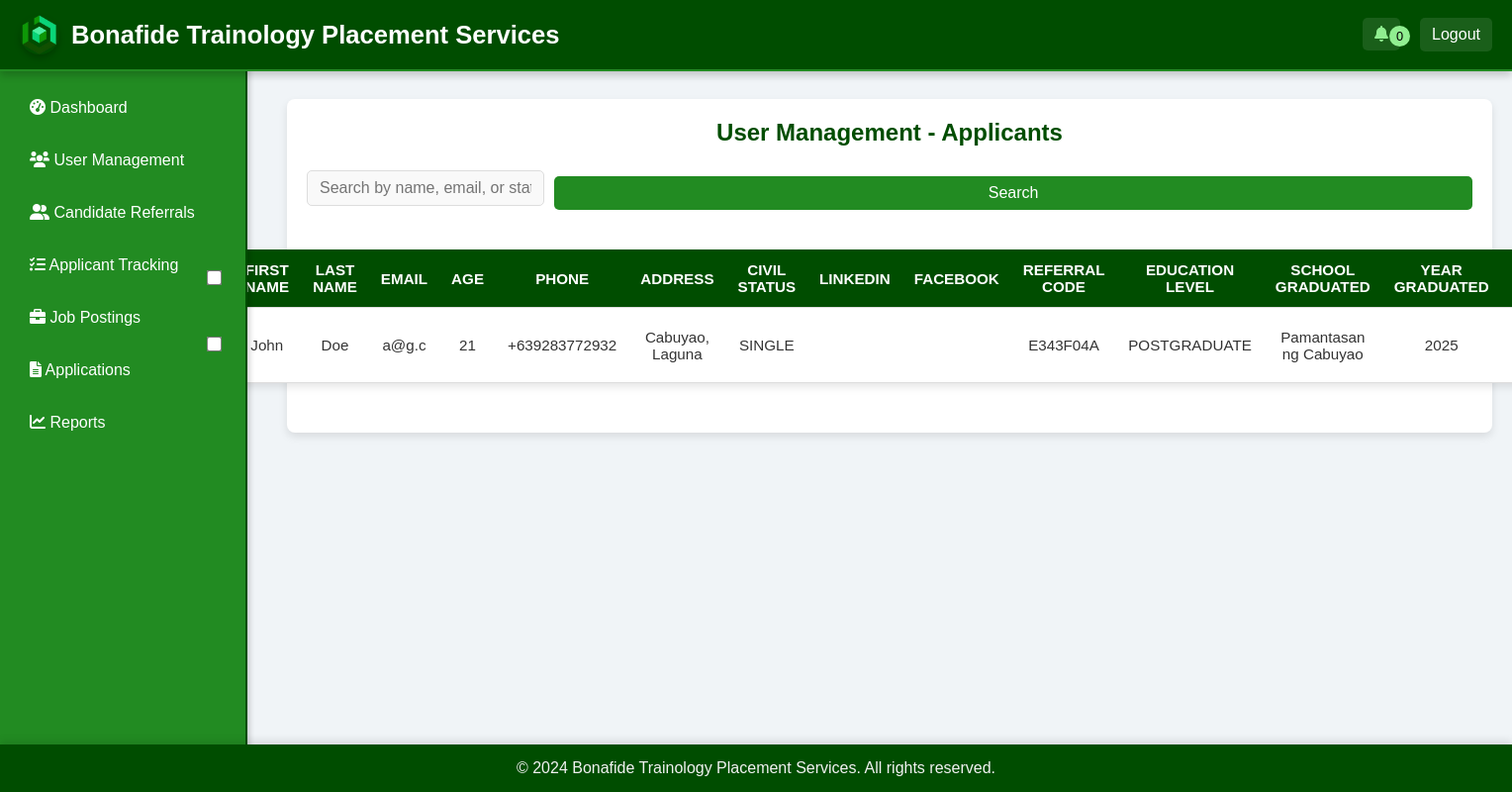
Screenshot of /recruiter/user_management.php (signed in) with the database file from the repository.
### tables this page shows
CREATE TABLE `profiles` (
  `profile_id` int(11) NOT NULL,
  `user_id` int(11) NOT NULL,
  `fname` varchar(100) NOT NULL,
  `lname` varchar(100) NOT NULL,
  `age` int(11) DEFAULT NULL,
  `phone` varchar(45) DEFAULT NULL,
  `address` varchar(255) DEFAULT NULL,
  `civil_status` varchar(45) DEFAULT NULL,
  `linkedin_link` varchar(255) DEFAULT NULL,
  `facebook_link` varchar(255) DEFAULT NULL,
  `referral_code` varchar(100) DEFAULT NULL,
  `education_level` enum('PRIMARY','SECONDARY','TERTIARY','POSTGRADUATE') DEFAULT NULL,
  `school_graduated` varchar(255) DEFAULT NULL,
  `year_graduated` varchar(4) DEFAULT NULL,
  `degree` varchar(255) DEFAULT NULL
);

CREATE TABLE `users` (
  `user_id` int(11) NOT NULL,
  `email` varchar(100) NOT NULL,
  `password` varchar(255) NOT NULL,
  `role` enum('APPLICANT','RECRUITER','USER_ADMIN') NOT NULL,
  `last_login` datetime DEFAULT NULL,
  `registration_date` datetime NOT NULL DEFAULT current_timestamp(),
  `status` enum('ACTIVE','INACTIVE','BANNED') DEFAULT 'INACTIVE',
  `verification_token` varchar(255) DEFAULT NULL
);

### db.php (called while the page is built, shortened)
<?php
function prepare_and_execute($conn, $sql, $types, ...$params) {
    $stmt = $conn->prepare($sql);
    if ($types && $params) {
        $stmt->bind_param($types, ...$params);
    }
    $stmt->execute();
    return $stmt;
}
?>

### recruiter/user_management.php (the view, shortened to what this page needs)
<?php
include '../db.php';
include 'header.php';
include 'sidebar.php';
$searchQuery = '';
$sortField = 'last_login';
$sortOrder = 'DESC';
$sql = "
    SELECT u.user_id, u.email, u.last_login, u.status,
           p.fname, p.lname, p.age, p.phone, p.address,
           p.civil_status, p.linkedin_link, p.facebook_link,
           p.referral_code, p.education_level, p.school_graduated, p.year_graduated
    FROM users u
    LEFT JOIN profiles p ON u.user_id = p.user_id
    WHERE u.role = 'APPLICANT'
    AND (u.email LIKE ? OR p.fname LIKE ? OR p.lname LIKE ?)
    ORDER BY $sortField $sortOrder
";
$searchTerm = "%$searchQuery%";
$stmt = prepare_and_execute($conn, $sql, 'sss', $searchTerm, $searchTerm, $searchTerm);
$results = $stmt->get_result();
?>
<!DOCTYPE html>
<html lang="en">
<head>
    <link rel="stylesheet" href="recruiter_styles.css">
</head>
<body class="user_management-main-content">
    <div class="user_management-content-area">
        <h2>User Management - Applicants</h2>
        <form method="GET" action="user_management.php">
            <input type="text" name="search" value="<?php echo htmlspecialchars($searchQuery); ?>" placeholder="Search by name, email, or status">
            <button type="submit">Search</button>
        </form>
        <form method="POST" action="user_management.php" id="emailForm">
            <div class="email-action">
                <button type="button" onclick="sendEmail()" class="btn btn-primary">Send Email</button>
            </div>
            <table>
                <thead>
                    <tr>
                        <th><input type="checkbox" id="selectAll" onclick="toggleSelectAll(this)"></th>
                        <th><a href="?sort=fname&order=<?php echo ($sortField == 'fname' && $sortOrder == 'ASC') ? 'DESC' : 'ASC'; ?>">First Name</a></th>
                        <th><a href="?sort=lname&order=<?php echo ($sortField == 'lname' && $sortOrder == 'ASC') ? 'DESC' : 'ASC'; ?>">Last Name</a></th>
                        <th><a href="?sort=email&order=<?php echo ($sortField == 'email' && $sortOrder == 'ASC') ? 'DESC' : 'ASC'; ?>">Email</a></th>
                        <th><a href="?sort=age&order=<?php echo ($sortField == 'age' && $sortOrder == 'ASC') ? 'DESC' : 'ASC'; ?>">Age</a></th>
                        <th><a href="?sort=phone&order=<?php echo ($sortField == 'phone' && $sortOrder == 'ASC') ? 'DESC' : 'ASC'; ?>">Phone</a></th>
                        <th><a href="?sort=address&order=<?php echo ($sortField == 'address' && $sortOrder == 'ASC') ? 'DESC' : 'ASC'; ?>">Address</a></th>
                        <th><a href="?sort=civil_status&order=<?php echo ($sortField == 'civil_status' && $sortOrder == 'ASC') ? 'DESC' : 'ASC'; ?>">Civil Status</a></th>
                        <th><a href="?sort=linkedin_link&order=<?php echo ($sortField == 'linkedin_link' && $sortOrder == 'ASC') ? 'DESC' : 'ASC'; ?>">LinkedIn</a></th>
                        <th><a href="?sort=facebook_link&order=<?php echo ($sortField == 'facebook_link' && $sortOrder == 'ASC') ? 'DESC' : 'ASC'; ?>">Facebook</a></th>
                        <th><a href="?sort=referral_code&order=<?php echo ($sortField == 'referral_code' && $sortOrder == 'ASC') ? 'DESC' : 'ASC'; ?>">Referral Code</a></th>
                        <th><a href="?sort=education_level&order=<?php echo ($sortField == 'education_level' && $sortOrder == 'ASC') ? 'DESC' : 'ASC'; ?>">Education Level</a></th>
                        <th><a href="?sort=school_graduated&order=<?php echo ($sortField == 'school_graduated' && $sortOrder == 'ASC') ? 'DESC' : 'ASC'; ?>">School Graduated</a></th>
                        <th><a href="?sort=year_graduated&order=<?php echo ($sortField == 'year_graduated' && $sortOrder == 'ASC') ? 'DESC' : 'ASC'; ?>">Year Graduated</a></th>
                        <th><a href="?sort=last_login&order=<?php echo ($sortField == 'last_login' && $sortOrder == 'ASC') ? 'DESC' : 'ASC'; ?>">Last Login</a></th>
                    </tr>
                </thead>
                <tbody>
                    <?php while ($row = $results->fetch_assoc()) { ?>
                        <tr>
                            <td><input type="checkbox" name="selected_emails[]" value="<?php echo htmlspecialchars($row['email']); ?>"></td>
                            <td><?php echo htmlspecialchars($row['fname']); ?></td>
                            <td><?php echo htmlspecialchars($row['lname']); ?></td>
                            <td><?php echo htmlspecialchars($row['email']); ?></td>
                            <td><?php echo htmlspecialchars($row['age']); ?></td>
                            <td><?php echo htmlspecialchars($row['phone']); ?></td>
                            <td><?php echo htmlspecialchars($row['address']); ?></td>
                            <td><?php echo htmlspecialchars($row['civil_status']); ?></td>
                            <td><?php echo htmlspecialchars($row['linkedin_link']); ?></td>
                            <td><?php echo htmlspecialchars($row['facebook_link']); ?></td>
                            <td><?php echo htmlspecialchars($row['referral_code']); ?></td>
                            <td><?php echo htmlspecialchars($row['education_level']); ?></td>
                            <td><?php echo htmlspecialchars($row['school_graduated']); ?></td>
                            <td><?php echo htmlspecialchars($row['year_graduated']); ?></td>
                            <td><?php echo htmlspecialchars($row['last_login']); ?></td>
                        </tr>
                    <?php } ?>
                </tbody>
            </table>
        </form>
    </div>
    <?php include 'footer.php'; ?>
</body>
</html>

### recruiter/recruiter_styles.css (style rules this page uses)
* { margin: 0; padding: 0; box-sizing: border-box; font-family: Arial, sans-serif; }
body { display: flex; flex-direction: column; background-color: #f0f4f7; color: #333; }
button, .btn { background-color: #228B22; color: white; border: none; border-radius: 4px; padding: 10px 15px; font-size: 1em; cursor: pointer; transition: background-color 0.3s; }
.user_management-main-content { margin-top: 80px; margin-left: 270px; padding: 20px; background-color: #f0f4f7; color: #333; padding-bottom: 60px; }
.user_management-content-area { background-color: #ffffff; border-radius: 8px; padding: 20px; box-shadow: 0 4px 8px rgba(0, 0, 0, 0.1); }
.user_management-content-area h2 { color: #004d00; font-weight: bold; text-align: center; margin-bottom: 20px; }
form[action="user_management.php"] { display: flex; justify-content: center; align-items: center; margin-bottom: 30px; }
form[action="user_management.php"] input[type="text"] { width: 300px; padding: 8px 12px; border: 1px solid #ddd; border-radius: 5px; font-size: 1em; margin-right: 10px; }
form[action="user_management.php"] button { background-color: #228B22; color: white; padding: 8px 15px; border: none; border-radius: 5px; cursor: pointer; transition: background-color 0.3s; }
.email-action { display: flex; justify-content: flex-end; margin-bottom: 20px; }
.email-action button { background-color: #228B22; color: white; padding: 10px 10px; border: none; border-radius: 5px; cursor: pointer; font-size: 2em; font-weight: bold; transition: background-color 0.3s; margin-right: 10px; }
table { width: 100%; border-collapse: collapse; margin-top: 10px; border-radius: 8px; overflow: hidden; box-shadow: 0 4px 8px rgba(0, 0, 0, 0.1); }
table th, table td { padding: 12px; text-align: center; border-bottom: 1px solid #ddd; font-size: 0.95em; }
table th { background-color: #004d00; color: white; font-weight: bold; text-transform: uppercase; }
table td { background-color: white; color: #333; }
input[type="checkbox"] { transform: scale(1.2); }
table th a { color: white; text-decoration: none; font-weight: bold; transition: color 0.3s; }
#selectAll { cursor: pointer; }
table tbody tr:nth-child(odd) { background-color: #ffffff; }
table th, table td { padding: 12px; text-align: center; font-size: 0.95em; }
form div { margin-bottom: 15px; display: flex; flex-direction: column; }
form input[type="text"], form input[type="number"], form input[type="date"], form select, form textarea { padding: 8px; font-size: 1em; border: 1px solid #ccc; border-radius: 5px; background-color: #f9f9f9; }
button[type="submit"], button[type="button"] { background-color: #228B22; color: #ffffff; border: none; border-radius: 5px; padding: 10px 15px; font-size: 0.9em; cursor: pointer; transition: background-color 0.3s ease; margin-top: 10px; }
button[type="submit"], button[type="button"] { background-color: #228B22; color: #ffffff; border: none; border-radius: 5px; padding: 12px; font-size: 1em; cursor: pointer; transition: background-color 0.3s ease; }
button[type="submit"] { width: 100%; padding: 12px; background-color: #228B22; color: white; border: none; border-radius: 5px; font-size: 1em; cursor: pointer; transition: background-color 0.3s; }

### rows the page displays
profiles: fname "John", lname "Doe", user.email "a@g.c", age "21", phone "+639283772932", address "Cabuyao, Laguna", civil_status "SINGLE", referral_code "E343F04A", education_level "POSTGRADUATE", school_graduated "Pamantasan ng Cabuyao", year_graduated "2025"

### other values shown
$unread_count "0"
